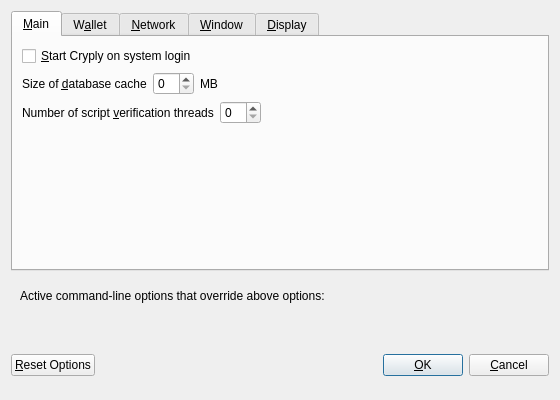
<?xml version="1.0" encoding="UTF-8"?>
<ui version="4.0">
 <class>OptionsDialog</class>
 <widget class="QDialog" name="OptionsDialog">
  <property name="geometry">
   <rect>
    <x>0</x>
    <y>0</y>
    <width>560</width>
    <height>400</height>
   </rect>
  </property>
  <property name="windowTitle">
   <string>Options</string>
  </property>
  <property name="modal">
   <bool>true</bool>
  </property>
  <layout class="QVBoxLayout" name="verticalLayout">
   <item>
    <widget class="QTabWidget" name="tabWidget">
     <property name="currentIndex">
      <number>0</number>
     </property>
     <widget class="QWidget" name="tabMain">
      <attribute name="title">
       <string>&amp;Main</string>
      </attribute>
      <layout class="QVBoxLayout" name="verticalLayout_Main">
       <item>
        <widget class="QCheckBox" name="bitcoinAtStartup">
         <property name="toolTip">
          <string>Automatically start Cryply after logging in to the system.</string>
         </property>
         <property name="text">
          <string>&amp;Start Cryply on system login</string>
         </property>
        </widget>
       </item>
       <item>
        <layout class="QHBoxLayout" name="horizontalLayout_2_Main">
         <item>
          <widget class="QLabel" name="databaseCacheLabel">
           <property name="text">
            <string>Size of &amp;database cache</string>
           </property>
           <property name="textFormat">
            <enum>Qt::PlainText</enum>
           </property>
           <property name="buddy">
            <cstring>databaseCache</cstring>
           </property>
          </widget>
         </item>
         <item>
          <widget class="QSpinBox" name="databaseCache"/>
         </item>
         <item>
          <widget class="QLabel" name="databaseCacheUnitLabel">
           <property name="text">
            <string>MB</string>
           </property>
           <property name="textFormat">
            <enum>Qt::PlainText</enum>
           </property>
          </widget>
         </item>
         <item>
          <spacer name="horizontalSpacer_2_Main">
           <property name="orientation">
            <enum>Qt::Horizontal</enum>
           </property>
           <property name="sizeHint" stdset="0">
            <size>
             <width>40</width>
             <height>20</height>
            </size>
           </property>
          </spacer>
         </item>
        </layout>
       </item>
       <item>
        <layout class="QHBoxLayout" name="horizontalLayout_3_Main">
         <item>
          <widget class="QLabel" name="threadsScriptVerifLabel">
           <property name="text">
            <string>Number of script &amp;verification threads</string>
           </property>
           <property name="textFormat">
            <enum>Qt::PlainText</enum>
           </property>
           <property name="buddy">
            <cstring>threadsScriptVerif</cstring>
           </property>
          </widget>
         </item>
         <item>
          <widget class="QSpinBox" name="threadsScriptVerif">
           <property name="toolTip">
            <string>(0 = auto, &lt;0 = leave that many cores free)</string>
           </property>
          </widget>
         </item>
         <item>
          <spacer name="horizontalSpacer_3_Main">
           <property name="orientation">
            <enum>Qt::Horizontal</enum>
           </property>
           <property name="sizeHint" stdset="0">
            <size>
             <width>40</width>
             <height>20</height>
            </size>
           </property>
          </spacer>
         </item>
        </layout>
       </item>
       <item>
        <spacer name="verticalSpacer_Main">
         <property name="orientation">
          <enum>Qt::Vertical</enum>
         </property>
         <property name="sizeHint" stdset="0">
          <size>
           <width>20</width>
           <height>40</height>
          </size>
         </property>
        </spacer>
       </item>
      </layout>
     </widget>
     <widget class="QWidget" name="tabWallet">
      <attribute name="title">
       <string>W&amp;allet</string>
      </attribute>
      <layout class="QVBoxLayout" name="verticalLayout_Wallet">
       <item>
        <widget class="QLabel" name="transactionFeeInfoLabel">
         <property name="text">
          <string>Optional transaction fee per kB that helps make sure your transactions are processed quickly. Most transactions are 1 kB.</string>
         </property>
         <property name="textFormat">
          <enum>Qt::PlainText</enum>
         </property>
         <property name="wordWrap">
          <bool>true</bool>
         </property>
        </widget>
       </item>
       <item>
        <layout class="QHBoxLayout" name="horizontalLayout_1_Wallet">
         <item>
          <widget class="QLabel" name="transactionFeeLabel">
           <property name="text">
            <string>Pay transaction &amp;fee</string>
           </property>
           <property name="textFormat">
            <enum>Qt::PlainText</enum>
           </property>
           <property name="buddy">
            <cstring>transactionFee</cstring>
           </property>
          </widget>
         </item>
         <item>
          <widget class="BitcoinAmountField" name="transactionFee"/>
         </item>
         <item>
          <spacer name="horizontalSpacer_1_Wallet">
           <property name="orientation">
            <enum>Qt::Horizontal</enum>
           </property>
           <property name="sizeHint" stdset="0">
            <size>
             <width>40</width>
             <height>20</height>
            </size>
           </property>
          </spacer>
         </item>
        </layout>
       </item>
       <item>
        <spacer name="verticalSpacer_Wallet">
         <property name="orientation">
          <enum>Qt::Vertical</enum>
         </property>
         <property name="sizeHint" stdset="0">
          <size>
           <width>20</width>
           <height>40</height>
          </size>
         </property>
        </spacer>
       </item>
       <item>
        <widget class="QGroupBox" name="groupBox">
         <property name="title">
          <string>Expert</string>
         </property>
         <layout class="QVBoxLayout" name="verticalLayout_2">
          <item>
           <widget class="QCheckBox" name="coinControlFeatures">
            <property name="toolTip">
             <string>Whether to show coin control features or not.</string>
            </property>
            <property name="text">
             <string>Enable coin &amp;control features</string>
            </property>
           </widget>
          </item>
          <item>
           <widget class="QCheckBox" name="spendZeroConfChange">
            <property name="toolTip">
             <string>If you disable the spending of unconfirmed change, the change from a transaction cannot be used until that transaction has at least one confirmation. This also affects how your balance is computed.</string>
            </property>
            <property name="text">
             <string>&amp;Spend unconfirmed change</string>
            </property>
           </widget>
          </item>
         </layout>
        </widget>
       </item>
      </layout>
     </widget>
     <widget class="QWidget" name="tabNetwork">
      <attribute name="title">
       <string>&amp;Network</string>
      </attribute>
      <layout class="QVBoxLayout" name="verticalLayout_Network">
       <item>
        <widget class="QCheckBox" name="mapPortUpnp">
         <property name="toolTip">
          <string>Automatically open the Cryply client port on the router. This only works when your router supports UPnP and it is enabled.</string>
         </property>
         <property name="text">
          <string>Map port using &amp;UPnP</string>
         </property>
        </widget>
       </item>
       <item>
        <widget class="QCheckBox" name="connectSocks">
         <property name="toolTip">
          <string>Connect to the Cryply network through a SOCKS proxy.</string>
         </property>
         <property name="text">
          <string>&amp;Connect through SOCKS proxy (default proxy):</string>
         </property>
        </widget>
       </item>
       <item>
        <layout class="QHBoxLayout" name="horizontalLayout_1_Network">
         <item>
          <widget class="QLabel" name="proxyIpLabel">
           <property name="text">
            <string>Proxy &amp;IP:</string>
           </property>
           <property name="textFormat">
            <enum>Qt::PlainText</enum>
           </property>
           <property name="buddy">
            <cstring>proxyIp</cstring>
           </property>
          </widget>
         </item>
         <item>
          <widget class="QValidatedLineEdit" name="proxyIp">
           <property name="minimumSize">
            <size>
             <width>140</width>
             <height>0</height>
            </size>
           </property>
           <property name="maximumSize">
            <size>
             <width>140</width>
             <height>16777215</height>
            </size>
           </property>
           <property name="toolTip">
            <string>IP address of the proxy (e.g. IPv4: 127.0.0.1 / IPv6: ::1)</string>
           </property>
          </widget>
         </item>
         <item>
          <widget class="QLabel" name="proxyPortLabel">
           <property name="text">
            <string>&amp;Port:</string>
           </property>
           <property name="textFormat">
            <enum>Qt::PlainText</enum>
           </property>
           <property name="buddy">
            <cstring>proxyPort</cstring>
           </property>
          </widget>
         </item>
         <item>
          <widget class="QLineEdit" name="proxyPort">
           <property name="minimumSize">
            <size>
             <width>55</width>
             <height>0</height>
            </size>
           </property>
           <property name="maximumSize">
            <size>
             <width>55</width>
             <height>16777215</height>
            </size>
           </property>
           <property name="toolTip">
            <string>Port of the proxy (e.g. 9050)</string>
           </property>
          </widget>
         </item>
         <item>
          <widget class="QLabel" name="socksVersionLabel">
           <property name="text">
            <string>SOCKS &amp;Version:</string>
           </property>
           <property name="textFormat">
            <enum>Qt::PlainText</enum>
           </property>
           <property name="buddy">
            <cstring>socksVersion</cstring>
           </property>
          </widget>
         </item>
         <item>
          <widget class="QValueComboBox" name="socksVersion">
           <property name="toolTip">
            <string>SOCKS version of the proxy (e.g. 5)</string>
           </property>
          </widget>
         </item>
         <item>
          <spacer name="horizontalSpacer_1_Network">
           <property name="orientation">
            <enum>Qt::Horizontal</enum>
           </property>
           <property name="sizeHint" stdset="0">
            <size>
             <width>40</width>
             <height>20</height>
            </size>
           </property>
          </spacer>
         </item>
        </layout>
       </item>
       <item>
        <spacer name="verticalSpacer_Network">
         <property name="orientation">
          <enum>Qt::Vertical</enum>
         </property>
         <property name="sizeHint" stdset="0">
          <size>
           <width>20</width>
           <height>40</height>
          </size>
         </property>
        </spacer>
       </item>
      </layout>
     </widget>
     <widget class="QWidget" name="tabWindow">
      <attribute name="title">
       <string>&amp;Window</string>
      </attribute>
      <layout class="QVBoxLayout" name="verticalLayout_Window">
       <item>
        <widget class="QCheckBox" name="minimizeToTray">
         <property name="toolTip">
          <string>Show only a tray icon after minimizing the window.</string>
         </property>
         <property name="text">
          <string>&amp;Minimize to the tray instead of the taskbar</string>
         </property>
        </widget>
       </item>
       <item>
        <widget class="QCheckBox" name="minimizeOnClose">
         <property name="toolTip">
          <string>Minimize instead of exit the application when the window is closed. When this option is enabled, the application will be closed only after selecting Quit in the menu.</string>
         </property>
         <property name="text">
          <string>M&amp;inimize on close</string>
         </property>
        </widget>
       </item>
       <item>
        <spacer name="verticalSpacer_Window">
         <property name="orientation">
          <enum>Qt::Vertical</enum>
         </property>
         <property name="sizeHint" stdset="0">
          <size>
           <width>20</width>
           <height>40</height>
          </size>
         </property>
        </spacer>
       </item>
      </layout>
     </widget>
     <widget class="QWidget" name="tabDisplay">
      <attribute name="title">
       <string>&amp;Display</string>
      </attribute>
      <layout class="QVBoxLayout" name="verticalLayout_Display">
       <item>
        <layout class="QHBoxLayout" name="horizontalLayout_1_Display">
         <item>
          <widget class="QLabel" name="langLabel">
           <property name="text">
            <string>User Interface &amp;language:</string>
           </property>
           <property name="textFormat">
            <enum>Qt::PlainText</enum>
           </property>
           <property name="buddy">
            <cstring>lang</cstring>
           </property>
          </widget>
         </item>
         <item>
          <widget class="QValueComboBox" name="lang">
           <property name="toolTip">
            <string>The user interface language can be set here. This setting will take effect after restarting Cryply.</string>
           </property>
          </widget>
         </item>
        </layout>
       </item>
       <item>
        <layout class="QHBoxLayout" name="horizontalLayout_2_Display">
         <item>
          <widget class="QLabel" name="unitLabel">
           <property name="text">
            <string>&amp;Unit to show amounts in:</string>
           </property>
           <property name="textFormat">
            <enum>Qt::PlainText</enum>
           </property>
           <property name="buddy">
            <cstring>unit</cstring>
           </property>
          </widget>
         </item>
         <item>
          <widget class="QValueComboBox" name="unit">
           <property name="toolTip">
            <string>Choose the default subdivision unit to show in the interface and when sending coins.</string>
           </property>
          </widget>
         </item>
        </layout>
       </item>
       <item>
        <widget class="QCheckBox" name="displayAddresses">
         <property name="toolTip">
          <string>Whether to show Cryply addresses in the transaction list or not.</string>
         </property>
         <property name="text">
          <string>&amp;Display addresses in transaction list</string>
         </property>
        </widget>
       </item>
       <item>
        <layout class="QHBoxLayout" name="horizontalLayout_3_Display">
         <item>
          <widget class="QLabel" name="thirdPartyTxUrlsLabel">
           <property name="toolTip">
            <string>Third party URLs (e.g. a block explorer) that appear in the transactions tab as context menu items. %s in the URL is replaced by transaction hash. Multiple URLs are separated by vertical bar |.</string>
           </property>
           <property name="text">
            <string>Third party transaction URLs</string>
           </property>
           <property name="buddy">
            <cstring>thirdPartyTxUrls</cstring>
           </property>
          </widget>
         </item>
         <item>
          <widget class="QLineEdit" name="thirdPartyTxUrls">
           <property name="toolTip">
            <string>Third party URLs (e.g. a block explorer) that appear in the transactions tab as context menu items. %s in the URL is replaced by transaction hash. Multiple URLs are separated by vertical bar |.</string>
           </property>
          </widget>
         </item>
        </layout>
       </item>
       <item>
        <spacer name="verticalSpacer_Display">
         <property name="orientation">
          <enum>Qt::Vertical</enum>
         </property>
         <property name="sizeHint" stdset="0">
          <size>
           <width>20</width>
           <height>40</height>
          </size>
         </property>
        </spacer>
       </item>
      </layout>
     </widget>
    </widget>
   </item>
   <item>
    <widget class="QFrame" name="frame">
     <layout class="QVBoxLayout" name="verticalLayout_Bottom">
      <item>
       <layout class="QHBoxLayout" name="horizontalLayout_Bottom">
        <item>
         <widget class="QLabel" name="overriddenByCommandLineInfoLabel">
          <property name="text">
           <string>Active command-line options that override above options:</string>
          </property>
          <property name="textFormat">
           <enum>Qt::PlainText</enum>
          </property>
         </widget>
        </item>
        <item>
         <spacer name="horizontalSpacer_Bottom">
          <property name="orientation">
           <enum>Qt::Horizontal</enum>
          </property>
          <property name="sizeHint" stdset="0">
           <size>
            <width>40</width>
            <height>20</height>
           </size>
          </property>
         </spacer>
        </item>
       </layout>
      </item>
      <item>
       <widget class="QLabel" name="overriddenByCommandLineLabel">
        <property name="text">
         <string/>
        </property>
        <property name="textFormat">
         <enum>Qt::PlainText</enum>
        </property>
        <property name="wordWrap">
         <bool>true</bool>
        </property>
       </widget>
      </item>
     </layout>
    </widget>
   </item>
   <item>
    <layout class="QHBoxLayout" name="horizontalLayout_Buttons">
     <item>
      <widget class="QPushButton" name="resetButton">
       <property name="toolTip">
        <string>Reset all client options to default.</string>
       </property>
       <property name="text">
        <string>&amp;Reset Options</string>
       </property>
       <property name="autoDefault">
        <bool>false</bool>
       </property>
      </widget>
     </item>
     <item>
      <spacer name="horizontalSpacer_1">
       <property name="orientation">
        <enum>Qt::Horizontal</enum>
       </property>
       <property name="sizeHint" stdset="0">
        <size>
         <width>40</width>
         <height>48</height>
        </size>
       </property>
      </spacer>
     </item>
     <item>
      <widget class="QLabel" name="statusLabel">
       <property name="minimumSize">
        <size>
         <width>200</width>
         <height>0</height>
        </size>
       </property>
       <property name="font">
        <font>
         <weight>75</weight>
         <bold>true</bold>
        </font>
       </property>
       <property name="text">
        <string/>
       </property>
       <property name="textFormat">
        <enum>Qt::PlainText</enum>
       </property>
       <property name="wordWrap">
        <bool>true</bool>
       </property>
      </widget>
     </item>
     <item>
      <spacer name="horizontalSpacer_2">
       <property name="orientation">
        <enum>Qt::Horizontal</enum>
       </property>
       <property name="sizeHint" stdset="0">
        <size>
         <width>40</width>
         <height>48</height>
        </size>
       </property>
      </spacer>
     </item>
     <item>
      <widget class="QPushButton" name="okButton">
       <property name="text">
        <string>&amp;OK</string>
       </property>
      </widget>
     </item>
     <item>
      <widget class="QPushButton" name="cancelButton">
       <property name="text">
        <string>&amp;Cancel</string>
       </property>
       <property name="autoDefault">
        <bool>false</bool>
       </property>
      </widget>
     </item>
    </layout>
   </item>
  </layout>
 </widget>
 <customwidgets>
  <customwidget>
   <class>BitcoinAmountField</class>
   <extends>QLineEdit</extends>
   <header>bitcoinamountfield.h</header>
   <container>1</container>
  </customwidget>
  <customwidget>
   <class>QValidatedLineEdit</class>
   <extends>QLineEdit</extends>
   <header>qvalidatedlineedit.h</header>
  </customwidget>
  <customwidget>
   <class>QValueComboBox</class>
   <extends>QComboBox</extends>
   <header>qvaluecombobox.h</header>
  </customwidget>
 </customwidgets>
 <resources/>
 <connections/>
</ui>
